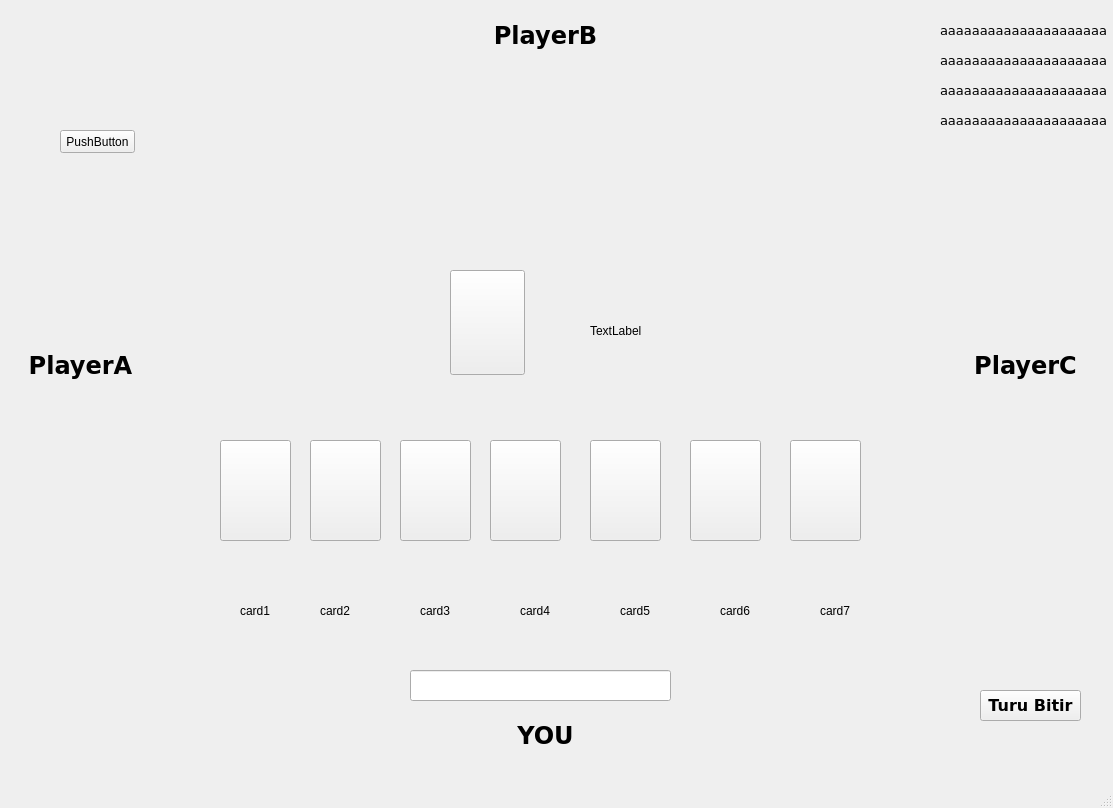
<?xml version="1.0" encoding="UTF-8"?>
<ui version="4.0">
 <class>MainWindow</class>
 <widget class="QMainWindow" name="MainWindow">
  <property name="geometry">
   <rect>
    <x>0</x>
    <y>0</y>
    <width>1113</width>
    <height>808</height>
   </rect>
  </property>
  <property name="windowTitle">
   <string>MainWindow</string>
  </property>
  <widget class="QWidget" name="centralwidget">
   <widget class="QLabel" name="plabelB">
    <property name="geometry">
     <rect>
      <x>430</x>
      <y>10</y>
      <width>231</width>
      <height>51</height>
     </rect>
    </property>
    <property name="font">
     <font>
      <family>Verdana</family>
      <pointsize>18</pointsize>
      <weight>75</weight>
      <bold>true</bold>
     </font>
    </property>
    <property name="text">
     <string>PlayerB</string>
    </property>
    <property name="alignment">
     <set>Qt::AlignCenter</set>
    </property>
   </widget>
   <widget class="QLabel" name="plabelA">
    <property name="geometry">
     <rect>
      <x>20</x>
      <y>340</y>
      <width>121</width>
      <height>51</height>
     </rect>
    </property>
    <property name="font">
     <font>
      <family>Verdana</family>
      <pointsize>18</pointsize>
      <weight>75</weight>
      <bold>true</bold>
     </font>
    </property>
    <property name="text">
     <string>PlayerA</string>
    </property>
    <property name="alignment">
     <set>Qt::AlignCenter</set>
    </property>
   </widget>
   <widget class="QLabel" name="plabelC">
    <property name="geometry">
     <rect>
      <x>960</x>
      <y>340</y>
      <width>131</width>
      <height>51</height>
     </rect>
    </property>
    <property name="font">
     <font>
      <family>Verdana</family>
      <pointsize>18</pointsize>
      <weight>75</weight>
      <bold>true</bold>
     </font>
    </property>
    <property name="text">
     <string>PlayerC</string>
    </property>
    <property name="alignment">
     <set>Qt::AlignCenter</set>
    </property>
   </widget>
   <widget class="QLabel" name="plabelyou">
    <property name="geometry">
     <rect>
      <x>430</x>
      <y>710</y>
      <width>231</width>
      <height>51</height>
     </rect>
    </property>
    <property name="font">
     <font>
      <family>Verdana</family>
      <pointsize>18</pointsize>
      <weight>75</weight>
      <bold>true</bold>
     </font>
    </property>
    <property name="text">
     <string>YOU</string>
    </property>
    <property name="alignment">
     <set>Qt::AlignCenter</set>
    </property>
   </widget>
   <widget class="QLabel" name="clabel1">
    <property name="geometry">
     <rect>
      <x>240</x>
      <y>560</y>
      <width>71</width>
      <height>101</height>
     </rect>
    </property>
    <property name="text">
     <string>card1</string>
    </property>
   </widget>
   <widget class="QLabel" name="clabel2">
    <property name="geometry">
     <rect>
      <x>320</x>
      <y>560</y>
      <width>71</width>
      <height>101</height>
     </rect>
    </property>
    <property name="text">
     <string>card2</string>
    </property>
   </widget>
   <widget class="QLabel" name="clabel3">
    <property name="geometry">
     <rect>
      <x>420</x>
      <y>560</y>
      <width>71</width>
      <height>101</height>
     </rect>
    </property>
    <property name="text">
     <string>card3</string>
    </property>
   </widget>
   <widget class="QLabel" name="clabel4">
    <property name="geometry">
     <rect>
      <x>520</x>
      <y>560</y>
      <width>71</width>
      <height>101</height>
     </rect>
    </property>
    <property name="text">
     <string>card4</string>
    </property>
   </widget>
   <widget class="QLabel" name="clabel5">
    <property name="geometry">
     <rect>
      <x>620</x>
      <y>560</y>
      <width>71</width>
      <height>101</height>
     </rect>
    </property>
    <property name="text">
     <string>card5</string>
    </property>
   </widget>
   <widget class="QLabel" name="clabel6">
    <property name="geometry">
     <rect>
      <x>720</x>
      <y>560</y>
      <width>71</width>
      <height>101</height>
     </rect>
    </property>
    <property name="text">
     <string>card6</string>
    </property>
   </widget>
   <widget class="QLabel" name="clabel7">
    <property name="geometry">
     <rect>
      <x>820</x>
      <y>560</y>
      <width>71</width>
      <height>101</height>
     </rect>
    </property>
    <property name="text">
     <string>card7</string>
    </property>
   </widget>
   <widget class="QLabel" name="clabelA">
    <property name="geometry">
     <rect>
      <x>170</x>
      <y>300</y>
      <width>104</width>
      <height>121</height>
     </rect>
    </property>
    <property name="text">
     <string/>
    </property>
   </widget>
   <widget class="QLabel" name="clabelMiddle">
    <property name="geometry">
     <rect>
      <x>590</x>
      <y>280</y>
      <width>71</width>
      <height>101</height>
     </rect>
    </property>
    <property name="text">
     <string>TextLabel</string>
    </property>
   </widget>
   <widget class="QLineEdit" name="lineEdit">
    <property name="geometry">
     <rect>
      <x>410</x>
      <y>670</y>
      <width>261</width>
      <height>31</height>
     </rect>
    </property>
    <property name="font">
     <font>
      <family>Verdana</family>
      <pointsize>18</pointsize>
      <weight>75</weight>
      <bold>true</bold>
     </font>
    </property>
    <property name="alignment">
     <set>Qt::AlignCenter</set>
    </property>
   </widget>
   <widget class="QPushButton" name="btpush1">
    <property name="geometry">
     <rect>
      <x>60</x>
      <y>130</y>
      <width>75</width>
      <height>23</height>
     </rect>
    </property>
    <property name="text">
     <string>PushButton</string>
    </property>
   </widget>
   <widget class="QLabel" name="clabelB">
    <property name="geometry">
     <rect>
      <x>500</x>
      <y>70</y>
      <width>104</width>
      <height>121</height>
     </rect>
    </property>
    <property name="text">
     <string/>
    </property>
   </widget>
   <widget class="QLabel" name="clabelC">
    <property name="geometry">
     <rect>
      <x>830</x>
      <y>290</y>
      <width>104</width>
      <height>121</height>
     </rect>
    </property>
    <property name="text">
     <string/>
    </property>
   </widget>
   <widget class="QPushButton" name="bt_tur">
    <property name="geometry">
     <rect>
      <x>980</x>
      <y>690</y>
      <width>101</width>
      <height>31</height>
     </rect>
    </property>
    <property name="font">
     <font>
      <family>Verdana</family>
      <pointsize>12</pointsize>
      <weight>75</weight>
      <bold>true</bold>
     </font>
    </property>
    <property name="text">
     <string>Turu Bitir</string>
    </property>
   </widget>
   <widget class="QPushButton" name="bt_Deck">
    <property name="geometry">
     <rect>
      <x>450</x>
      <y>270</y>
      <width>75</width>
      <height>105</height>
     </rect>
    </property>
    <property name="text">
     <string/>
    </property>
    <property name="icon">
     <iconset>
      <normaloff>card_backside_27percent.jpg</normaloff>card_backside_27percent.jpg</iconset>
    </property>
    <property name="iconSize">
     <size>
      <width>100</width>
      <height>100</height>
     </size>
    </property>
   </widget>
   <widget class="QPushButton" name="bt_Deck_2">
    <property name="geometry">
     <rect>
      <x>490</x>
      <y>440</y>
      <width>71</width>
      <height>101</height>
     </rect>
    </property>
    <property name="text">
     <string/>
    </property>
    <property name="iconSize">
     <size>
      <width>100</width>
      <height>100</height>
     </size>
    </property>
   </widget>
   <widget class="QPushButton" name="bt_Deck_3">
    <property name="geometry">
     <rect>
      <x>790</x>
      <y>440</y>
      <width>71</width>
      <height>101</height>
     </rect>
    </property>
    <property name="text">
     <string/>
    </property>
    <property name="iconSize">
     <size>
      <width>100</width>
      <height>100</height>
     </size>
    </property>
   </widget>
   <widget class="QPushButton" name="bt_Deck_4">
    <property name="geometry">
     <rect>
      <x>690</x>
      <y>440</y>
      <width>71</width>
      <height>101</height>
     </rect>
    </property>
    <property name="text">
     <string/>
    </property>
    <property name="iconSize">
     <size>
      <width>100</width>
      <height>100</height>
     </size>
    </property>
   </widget>
   <widget class="QPushButton" name="bt_Deck_5">
    <property name="geometry">
     <rect>
      <x>590</x>
      <y>440</y>
      <width>71</width>
      <height>101</height>
     </rect>
    </property>
    <property name="text">
     <string/>
    </property>
    <property name="iconSize">
     <size>
      <width>100</width>
      <height>100</height>
     </size>
    </property>
   </widget>
   <widget class="QPushButton" name="bt_Deck_6">
    <property name="geometry">
     <rect>
      <x>400</x>
      <y>440</y>
      <width>71</width>
      <height>101</height>
     </rect>
    </property>
    <property name="text">
     <string/>
    </property>
    <property name="iconSize">
     <size>
      <width>100</width>
      <height>100</height>
     </size>
    </property>
   </widget>
   <widget class="QPushButton" name="bt_Deck_7">
    <property name="geometry">
     <rect>
      <x>310</x>
      <y>440</y>
      <width>71</width>
      <height>101</height>
     </rect>
    </property>
    <property name="text">
     <string/>
    </property>
    <property name="iconSize">
     <size>
      <width>100</width>
      <height>100</height>
     </size>
    </property>
   </widget>
   <widget class="QPushButton" name="bt_Deck_8">
    <property name="geometry">
     <rect>
      <x>220</x>
      <y>440</y>
      <width>71</width>
      <height>101</height>
     </rect>
    </property>
    <property name="text">
     <string/>
    </property>
    <property name="iconSize">
     <size>
      <width>100</width>
      <height>100</height>
     </size>
    </property>
   </widget>
   <widget class="QLabel" name="lbl_sira_p1">
    <property name="geometry">
     <rect>
      <x>940</x>
      <y>20</y>
      <width>170</width>
      <height>20</height>
     </rect>
    </property>
    <property name="font">
     <font>
      <family>Verdana</family>
      <pointsize>10</pointsize>
      <weight>50</weight>
      <bold>false</bold>
     </font>
    </property>
    <property name="text">
     <string>aaaaaaaaaaaaaaaaaaaaa</string>
    </property>
   </widget>
   <widget class="QLabel" name="lbl_sira_p2">
    <property name="geometry">
     <rect>
      <x>940</x>
      <y>50</y>
      <width>170</width>
      <height>20</height>
     </rect>
    </property>
    <property name="font">
     <font>
      <family>Verdana</family>
      <pointsize>10</pointsize>
      <weight>50</weight>
      <bold>false</bold>
     </font>
    </property>
    <property name="text">
     <string>aaaaaaaaaaaaaaaaaaaaa</string>
    </property>
   </widget>
   <widget class="QLabel" name="lbl_sira_p3">
    <property name="geometry">
     <rect>
      <x>940</x>
      <y>80</y>
      <width>170</width>
      <height>20</height>
     </rect>
    </property>
    <property name="font">
     <font>
      <family>Verdana</family>
      <pointsize>10</pointsize>
      <weight>50</weight>
      <bold>false</bold>
     </font>
    </property>
    <property name="text">
     <string>aaaaaaaaaaaaaaaaaaaaa</string>
    </property>
   </widget>
   <widget class="QLabel" name="lbl_sira_p4">
    <property name="geometry">
     <rect>
      <x>940</x>
      <y>110</y>
      <width>170</width>
      <height>20</height>
     </rect>
    </property>
    <property name="font">
     <font>
      <family>Verdana</family>
      <pointsize>10</pointsize>
      <weight>50</weight>
      <bold>false</bold>
     </font>
    </property>
    <property name="text">
     <string>aaaaaaaaaaaaaaaaaaaaa</string>
    </property>
   </widget>
   <widget class="QLabel" name="lbl_arrow_up">
    <property name="geometry">
     <rect>
      <x>850</x>
      <y>20</y>
      <width>51</width>
      <height>51</height>
     </rect>
    </property>
    <property name="text">
     <string/>
    </property>
    <property name="pixmap">
     <pixmap>Arrow_up.png</pixmap>
    </property>
   </widget>
   <widget class="QLabel" name="lbl_arrow_down">
    <property name="geometry">
     <rect>
      <x>850</x>
      <y>80</y>
      <width>51</width>
      <height>51</height>
     </rect>
    </property>
    <property name="text">
     <string/>
    </property>
    <property name="pixmap">
     <pixmap>Arrow_down.png</pixmap>
    </property>
   </widget>
  </widget>
  <widget class="QMenuBar" name="menubar">
   <property name="geometry">
    <rect>
     <x>0</x>
     <y>0</y>
     <width>1113</width>
     <height>21</height>
    </rect>
   </property>
  </widget>
  <widget class="QStatusBar" name="statusbar"/>
 </widget>
 <resources/>
 <connections/>
</ui>
